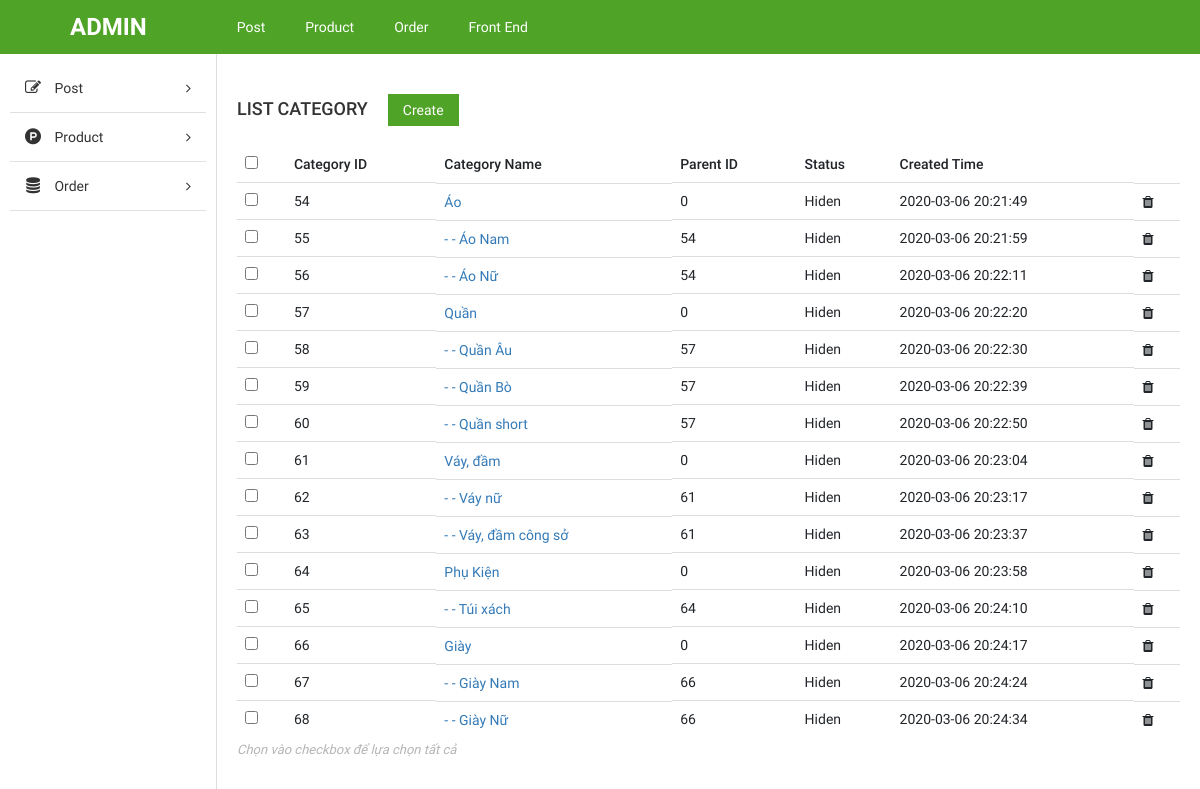
The app's page /admin/index.php?scope=product&action=view&id=2 with its own data.
### tables this page shows
CREATE TABLE `category` (
  `category_id` int(11) NOT NULL,
  `category_name` varchar(255) NOT NULL,
  `parent_id` int(10) NOT NULL,
  `created_time` timestamp NOT NULL DEFAULT current_timestamp() ON UPDATE current_timestamp(),
  `status` enum('0','1') NOT NULL DEFAULT '0'
);

### admin/core/route.php (called while the page is built, shortened)
<?php
    $action = isset($_REQUEST['action']) ?$_REQUEST['action'] : DEFAULT_ACTION;
    $id = isset($_REQUEST['id'])? $_REQUEST['id'] : 1;
    $controller = new $class();
    $controller->$action($id);

### admin/index.php (called while the page is built, shortened)
<?php
require_once 'core/route.php';

### admin/app/Models/AbstractDatabase.php (called while the page is built, shortened)
<?php
class AbstractDatabase
{
    protected $connection;
    private function connect() {
        if(!$this->connection) {
            $this->connection = new mysqli(DB_HOST, DB_USERNAME, DB_PASSWORD, DB_NAME);
            $this->connection->set_charset("utf8");
        }
        else {
            die("Connection failed:" . $this->connection->connect_error);
        }
    }
    public function fetch($tableName, $where = null) {
        $result = [];
        $queryString = "SELECT * FROM $tableName $where";
        $resultQuery = $this->connection->query($queryString);
        while ($row = $resultQuery->fetch_array(MYSQLI_ASSOC)) {
            $result[] = $row;
        }
        return $result;
    }
}

### admin/app/Models/AbstractModel.php (called while the page is built, shortened)
<?php
abstract class AbstractModel
{
    protected $database;
    protected $tableName = null;
    public function __construct() {
        $this->database = new AbstractDatabase();
    }
    public function getAll($where= null) {
        return $this->database->fetch($this->tableName, $where);
    }
}

### admin/app/Models/category.php (called while the page is built, shortened)
<?php
    class Category extends AbstractModel
    {
        public $primaryKey = "category_id";
        public function getCat($id = null) {
            if ($id === null) {
                $this->data = $this->getAll();
                return $this->data;
            }
            else {
                $where = "WHERE $this->primaryKey = $id";
                $this->data =  $this->getAll($where);
                return $this->data;
            }
        }
    }
?>

### admin/app/process/dequy.php (the view, shortened to what this page needs)
<?php
    class dequy
    {
        public $result = "";
        public function dequyListCat($listProductCat, $parent_id = 0, $char = '') {
        foreach ($listProductCat as $key => $item) {
            if($item["parent_id"] == $parent_id) {
                $this->result .= "  <tr id='item-{$item['category_id']}'>
                <td><input type='checkbox' name='checkItem'class='checkItem'></td>
                <td><span class='tbody-text'>{$item['category_id']}</h3></span>";
                $this->result .= " <td class='clearfix'>
                <div class='tb-title fl-left'>
                    <a title ='Sửa danh mục' href='?scope=product&action=updatecat&id={$item['category_id']}' title=''>{$char}{$item["category_name"]}</a>
                </div></td> ";
                $this->result .= " <td><span class='tbody-text'>{$item["parent_id"]}</span></td>";
                $this->result .= " <td><span title='Thay đổi trạng thái hiển thị' ul='?mod=product&action=catstatus' class='tbody-text status";
                $this->result .= ($item["status"] == 1)? " active" : " hiden";
                $this->result .="' pid ='{$item["category_id"]}'>";
                $this->result .= $item["status"] == 1 ? 'Active':'Hiden';
                $this->result .= "</span></td>";
                $this->result .= " <td><span class='tbody-text'>{$item["created_time"]}</span></td>";
                $this->result .= "<td class = 'clearfix'>
                        <ul class='list-operation'>
                            <li><p href='' action='cat' title='Xóa' class='delete product' item = '{$item['category_id']}'><i class='fa fa-trash' aria-hidden='true'></i></p></li>
                        </ul>
                </td>";
                $this->result .= "</tr>";
            }
        }
    }
    }
?>

### admin/public/css/import/global.css (style rules this page uses)
body { font-family: "Roboto Regular"; font-size: 14px; line-height: 24px; color: #333; }
.fl-left { float: left; }
ul li { list-style: none!important; }
a { text-decoration: none!important; }

### admin/public/css/import/list_post.css (style rules this page uses)
.list-operation li { float: left; }
.tb-title { width: 75%; display: -webkit-box; -webkit-line-clamp: 1; -moz-line-clamp: 1; -o-line-clamp: 1; -webkit-box-orient: vertical; -moz-box-orient: vertical; -o-box-orient: vertical; max-height: 100%; overflow: hidden; }
.list-operation { width: 25%; }

### records on screen
category: category_id "54", category_name "Áo", parent "0", created_time "2020-03-06 20:21:49"
category: category_id "55", category_name "Áo Nam", parent "54", created_time "2020-03-06 20:21:59"
category: category_id "56", category_name "Áo Nữ", parent "54", created_time "2020-03-06 20:22:11"
category: category_id "57", category_name "Quần", parent "0", created_time "2020-03-06 20:22:20"
category: category_id "58", category_name "Quần Âu", parent "57", created_time "2020-03-06 20:22:30"
category: category_id "59", category_name "Quần Bò", parent "57", created_time "2020-03-06 20:22:39"
category: category_id "60", category_name "Quần short", parent "57", created_time "2020-03-06 20:22:50"
category: category_id "61", category_name "Váy, đầm", parent "0", created_time "2020-03-06 20:23:04"
category: category_id "62", category_name "Váy nữ", parent "61", created_time "2020-03-06 20:23:17"
category: category_id "63", category_name "Váy, đầm công sở", parent "61", created_time "2020-03-06 20:23:37"
category: category_id "64", category_name "Phụ Kiện", parent "0", created_time "2020-03-06 20:23:58"
category: category_id "65", category_name "Túi xách", parent "64", created_time "2020-03-06 20:24:10"
category: category_id "66", category_name "Giày", parent "0", created_time "2020-03-06 20:24:17"
category: category_id "67", category_name "Giày Nam", parent "66", created_time "2020-03-06 20:24:24"
category: category_id "68", category_name "Giày Nữ", parent "66", created_time "2020-03-06 20:24:34"

### other values on screen
$dequy "Hiden Hiden Hiden Hiden Hiden Hiden Hiden Hiden Hiden Hiden Hiden Hiden Hiden Hiden Hiden"
$char "- - - - - - - - - - - - - - - - - - - -"
